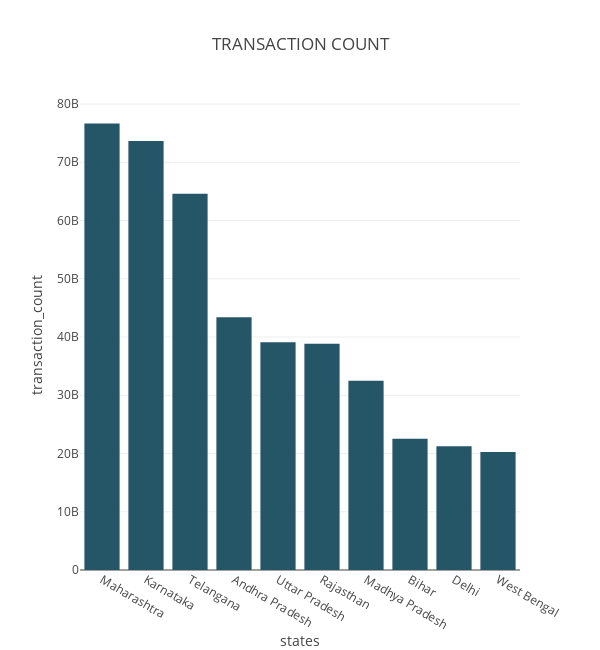
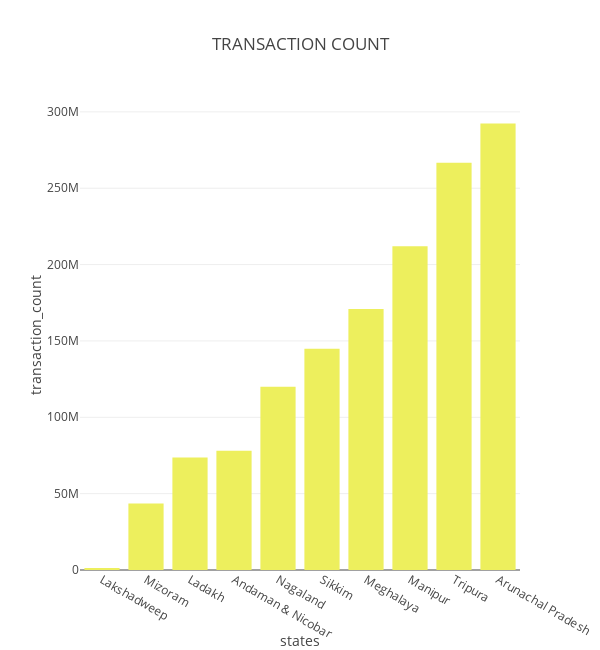
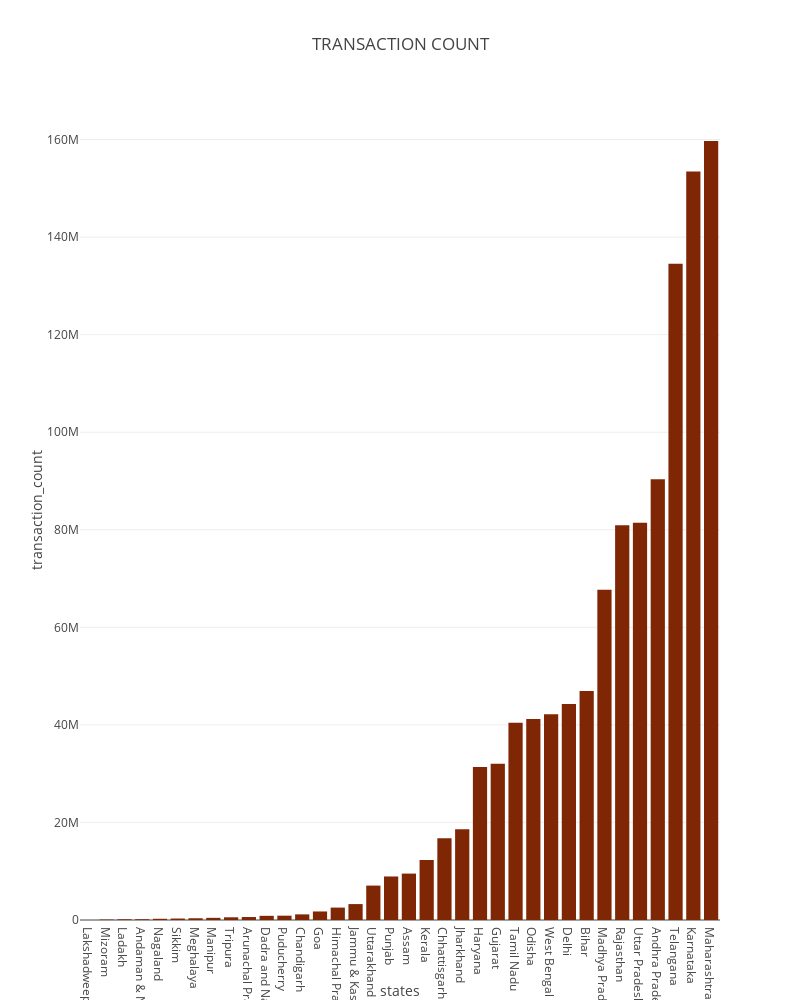

Write notebook code for charts like these, in order.
### Code cell
top_chart_transaction_count("aggrecated_transaction")

### Figure 1 — Plotly figure (JSON) as saved in the notebook; plotly's stock layout.template omitted (floating-point values rounded to 4 significant figures)
{"data": [{"alignmentgroup": "True", "hovertemplate": "<b>%{hovertext}</b><br><br>states=%{x}<br>transaction_count=%{y}<extra></extra>", "hovertext": ["Maharashtra", "Karnataka", "Telangana", "Andhra Pradesh", "Uttar Pradesh", "Rajasthan", "Madhya Pradesh", "Bihar", "Delhi", "West Bengal"], "legendgroup": "", "marker": {"color": "rgb(36, 86, 104)", "pattern": {"shape": ""}}, "name": "", "offsetgroup": "", "orientation": "v", "showlegend": false, "textposition": "auto", "type": "bar", "x": ["Maharashtra", "Karnataka", "Telangana", "Andhra Pradesh", "Uttar Pradesh", "Rajasthan", "Madhya Pradesh", "Bihar", "Delhi", "West Bengal"], "xaxis": "x", "y": [76657230460, 73665215028, 64581781960, 43381316128, 39087688092, 38845336812, 32509628384, 22543439032, 21246618336, 20250233064], "yaxis": "y"}], "layout": {"barmode": "relative", "height": 650, "legend": {"tracegroupgap": 0}, "title": {"text": "TRANSACTION COUNT"}, "width": 600, "xaxis": {"anchor": "y", "domain": [0, 1], "title": {"text": "states"}}, "yaxis": {"anchor": "x", "domain": [0, 1], "title": {"text": "transaction_count"}}}}

### Figure 2 — Plotly figure (JSON) as saved in the notebook; plotly's stock layout.template omitted (floating-point values rounded to 4 significant figures)
{"data": [{"alignmentgroup": "True", "hovertemplate": "<b>%{hovertext}</b><br><br>states=%{x}<br>transaction_count=%{y}<extra></extra>", "hovertext": ["Lakshadweep", "Mizoram", "Ladakh", "Andaman & Nicobar", "Nagaland", "Sikkim", "Meghalaya", "Manipur", "Tripura", "Arunachal Pradesh"], "legendgroup": "", "marker": {"color": "rgb(237, 239, 93)", "pattern": {"shape": ""}}, "name": "", "offsetgroup": "", "orientation": "v", "showlegend": false, "textposition": "auto", "type": "bar", "x": ["Lakshadweep", "Mizoram", "Ladakh", "Andaman & Nicobar", "Nagaland", "Sikkim", "Meghalaya", "Manipur", "Tripura", "Arunachal Pradesh"], "xaxis": "x", "y": [1353912, 43476024, 73624984, 78102628, 120031728, 144886892, 170951968, 211963732, 266650280, 292391888], "yaxis": "y"}], "layout": {"barmode": "relative", "height": 650, "legend": {"tracegroupgap": 0}, "title": {"text": "TRANSACTION COUNT"}, "width": 600, "xaxis": {"anchor": "y", "domain": [0, 1], "title": {"text": "states"}}, "yaxis": {"anchor": "x", "domain": [0, 1], "title": {"text": "transaction_count"}}}}

### Figure 3 — Plotly figure (JSON) as saved in the notebook; plotly's stock layout.template omitted (floating-point values rounded to 4 significant figures)
{"data": [{"alignmentgroup": "True", "hovertemplate": "<b>%{hovertext}</b><br><br>states=%{x}<br>transaction_count=%{y}<extra></extra>", "hovertext": ["Lakshadweep", "Mizoram", "Ladakh", "Andaman & Nicobar", "Nagaland", "Sikkim", "Meghalaya", "Manipur", "Tripura", "Arunachal Pradesh", "Dadra and Nagar Haveli and Daman and Diu", "Puducherry", "Chandigarh", "Goa", "Himachal Pradesh", "Jammu & Kashmir", "Uttarakhand", "Punjab", "Assam", "Kerala", "Chhattisgarh", "Jharkhand", "Haryana", "Gujarat", "Tamil Nadu", "Odisha", "West Bengal", "Delhi", "Bihar", "Madhya Pradesh", "Rajasthan", "Uttar Pradesh", "Andhra Pradesh", "Telangana", "Karnataka", "Maharashtra"], "legendgroup": "", "marker": {"color": "rgb(127,39,4)", "pattern": {"shape": ""}}, "name": "", "offsetgroup": "", "orientation": "v", "showlegend": false, "textposition": "auto", "type": "bar", "x": ["Lakshadweep", "Mizoram", "Ladakh", "Andaman & Nicobar", "Nagaland", "Sikkim", "Meghalaya", "Manipur", "Tripura", "Arunachal Pradesh", "Dadra and Nagar Haveli and Daman and Diu", "Puducherry", "Chandigarh", "Goa", "Himachal Pradesh", "Jammu & Kashmir", "Uttarakhand", "Punjab", "Assam", "Kerala", "Chhattisgarh", "Jharkhand", "Haryana", "Gujarat", "Tamil Nadu", "Odisha", "West Bengal", "Delhi", "Bihar", "Madhya Pradesh", "Rajasthan", "Uttar Pradesh", "Andhra Pradesh", "Telangana", "Karnataka", "Maharashtra"], "xaxis": "x", "y": [2969.0, 90580.0, 153400.0, 162700.0, 250100.0, 301800.0, 356100.0, 441600.0, 555500.0, 609100.0, 856700.0, 883500.0, 1154000.0, 1750000.0, 2543000.0, 3262000.0, 7055000.0, 8924000.0, 9515000.0, 12310000.0, 16760000.0, 18590000.0, 31380000.0, 32040000.0, 40430000.0, 41190000.0, 42190000.0, 44260000.0, 46970000.0, 67730000.0, 80930000.0, 81430000.0, 90380000.0, 134500000.0, 153500000.0, 159700000.0], "yaxis": "y"}], "layout": {"barmode": "relative", "height": 1000, "legend": {"tracegroupgap": 0}, "title": {"text": "TRANSACTION COUNT"}, "width": 800, "xaxis": {"anchor": "y", "domain": [0, 1], "title": {"text": "states"}}, "yaxis": {"anchor": "x", "domain": [0, 1], "title": {"text": "transaction_count"}}}}
